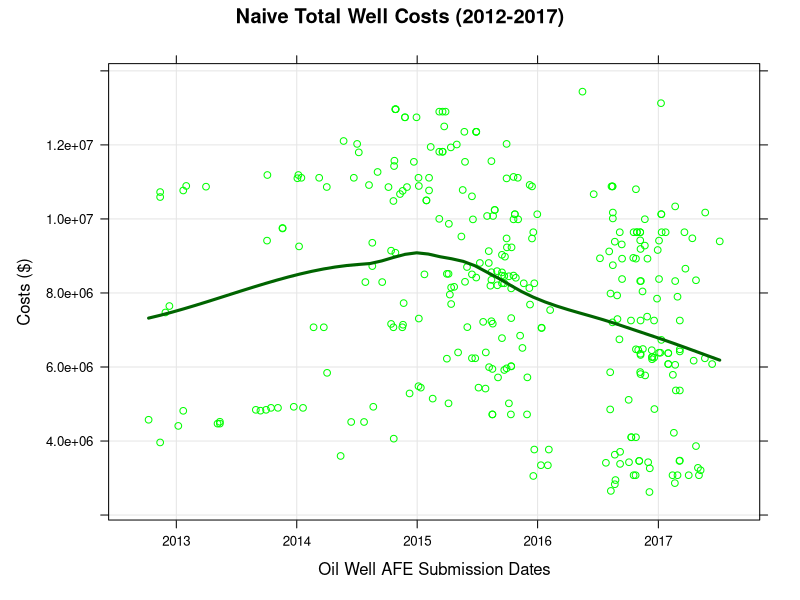

The R script that drew this image:
library(lattice)
Data <- read.csv("afes.csv", header=TRUE)
str(Data)
Data$ProductDates <- as.POSIXct(strptime(Data$ProductDates,"%d-%B-%Y"))
regmodel <- lm(TotalCost ~ ProductDates, data=Data)
xyplot(TotalCost ~ ProductDates, data = Data[order(Data$ProductDates),],
       xlab = "Oil Well AFE Submission Dates",
       ylab = "Costs ($)",
       main = "Naive Total Well Costs (2012-2017)",
       grid = TRUE,
       col = c('green'),
       type = c("p", "smooth"), 
       col.line = "darkgreen", 
       lwd = 3
)